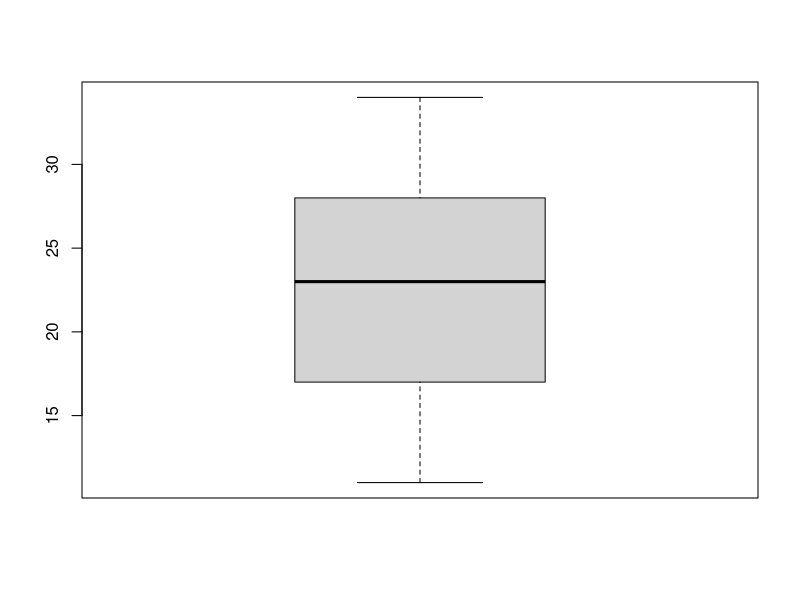
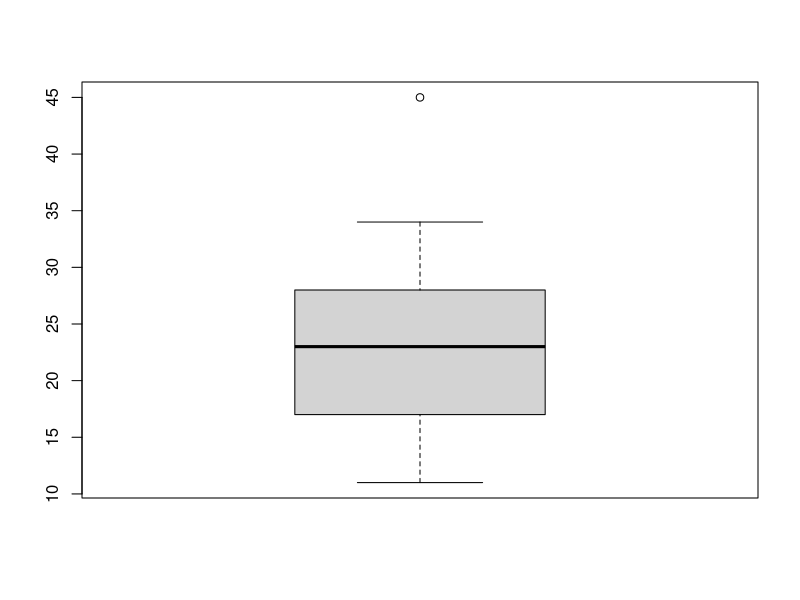
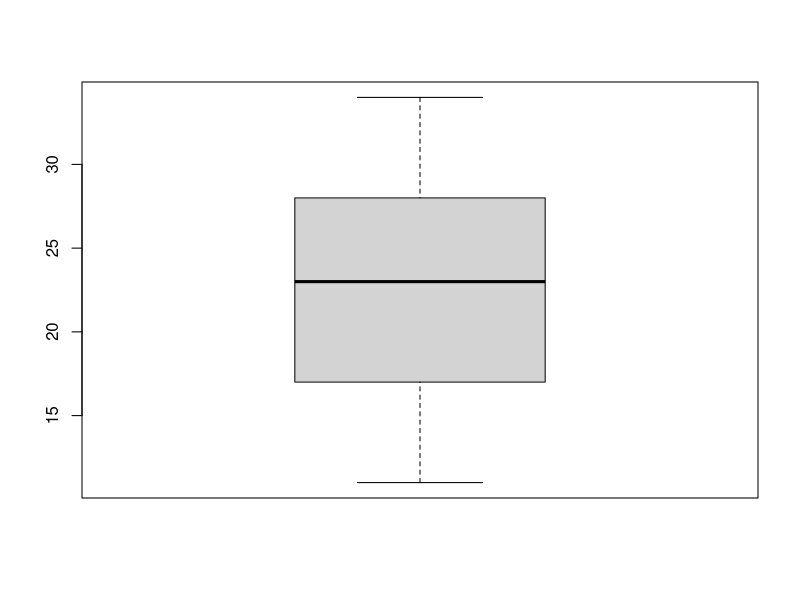

These figures' R source, in order:
days <- read.csv("Datasets/Example_Data.csv", header = FALSE)
# To convert and flatten data from a data frame you can use the unlist command. 

myDays <- unlist(days, use.names=FALSE)
# myDays is now a simple vector data type that I can work with. 

# Now plot the boxplot
boxplot(myDays)

# add manually an outlier here 
myDays <-c(myDays, 45)

# Now plot the boxplot
boxplot(myDays)

# you can turn the outlier detection off by setting outline=FALSE
boxplot(myDays, outline=FALSE)